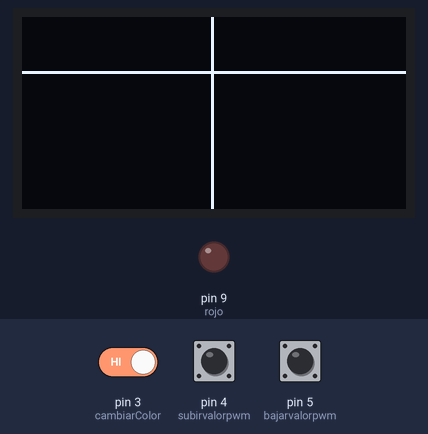
The sketch below on a simulated Arduino Uno, built with avr-gcc and run on an emulated ATmega328P. Shown: 128×64 one-colour display, output pins drawn as LEDs (lit = HIGH). Inputs (shaded band) come from the test bench; at power-on: pin 3 (cambiarColor) HIGH, pin 4 (subirvalorpwm) HIGH, pin 5 (bajarvalorpwm) HIGH. What the sketch prints to the serial monitor is not drawn.

Above: at 3.3 s.
3.4 s: pin 3 (cambiarColor) driven LOW
At 4.6 s:
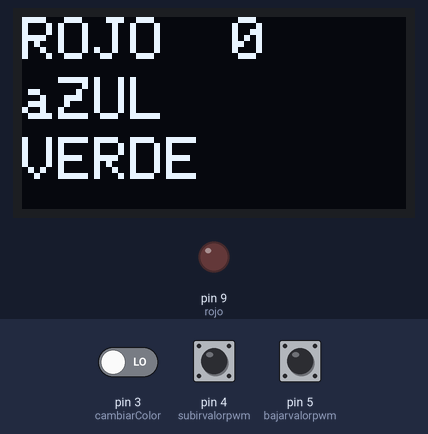
5.1 s: pin 4 (subirvalorpwm) pulled LOW for 1 s
At 6.9 s:
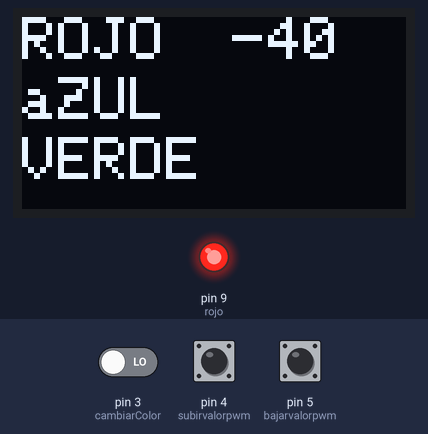
7.6 s: pin 5 (bajarvalorpwm) pulled LOW for 3.2 s
At 11.7 s:
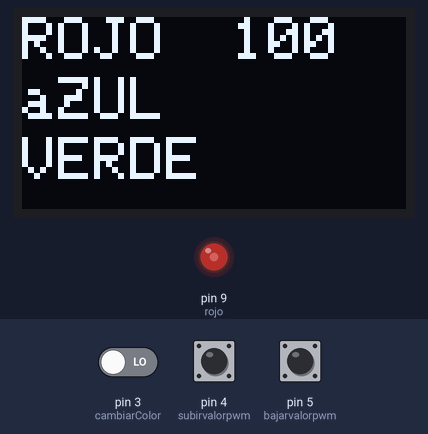
12.3 s: pin 5 (bajarvalorpwm) pulled LOW for 1 s
At 14.1 s:
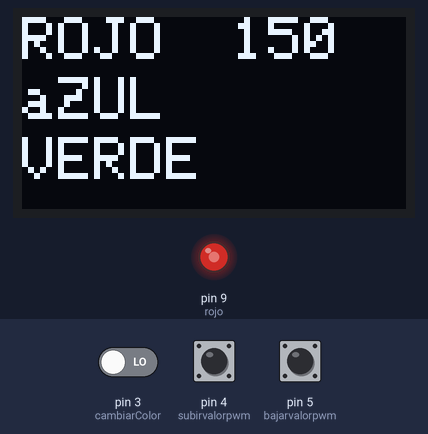
14.9 s: pin 5 (bajarvalorpwm) pulled LOW for 3.2 s
At 19.0 s:
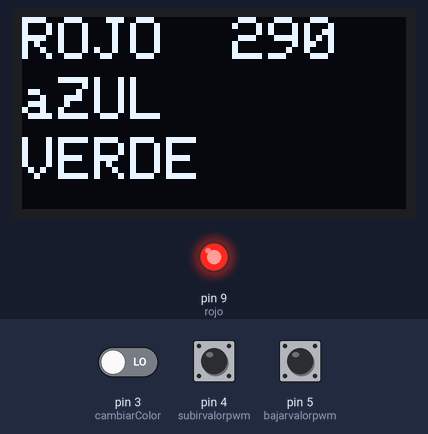
19.6 s: pin 4 (subirvalorpwm) pulled LOW for 3.2 s
At 19.97 s:
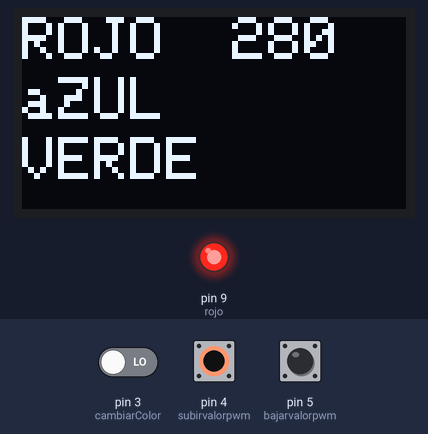
Timing chart, 0 to 24.3 s (numbered marks = the images above; inputs shaded):
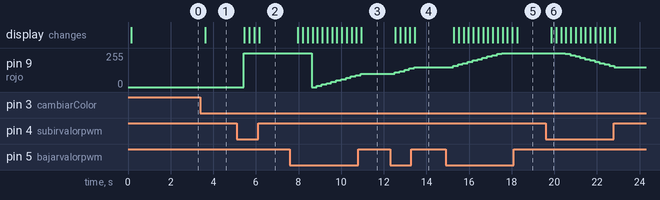

Measured:
- after the input at 3.4 s, the display: changes after 0.24 s (image 1)
- after the input at 5.1 s, pin 9 (rojo): 0/255 → 255/255 after 0.33 s; the display: first changes after 0.36 s (image 2 shows a later state)
- after the input at 7.6 s, pin 9 (rojo): 255/255 → 0/255 after 1.0 s, → 10/255 0.23 s later, → 20/255 0.23 s later, → 30/255 0.23 s later, … (11 changes in this stretch); the display: first changes after 0.38 s (image 3 shows a later state)
- after the input at 12.3 s, pin 9 (rojo): moves from 100/255 to 150/255 over 0.91 s, starting after 0.22 s; the display: first changes after 0.25 s (image 4 shows a later state)
- after the input at 14.9 s, pin 9 (rojo): moves from 150/255 to 255/255 over 2.3 s, starting after 0.36 s; the display: first changes after 0.39 s (image 5 shows a later state)
- after the input at 19.6 s, pin 9 (rojo): moves from 255/255 to 150/255 over 2.3 s, starting after 0.92 s; the display: changes after 0.26 s (image 6)

The sketch:

PwmOled.ino.ino
```cpp
#define __DEBUG__
#define rojo 9
#define azul 10
#define verde 11

#define subirvalorpwm 4
#define bajarvalorpwm 5

#include <SPI.h>
#include <Wire.h>
#include <Adafruit_GFX.h>
#include <Adafruit_SSD1306.h>

// Definir constantes
#define ANCHO_PANTALLA 128 // ancho pantalla OLED
#define ALTO_PANTALLA 64 // alto pantalla OLED

// Objeto de la clase Adafruit_SSD1306
Adafruit_SSD1306 display(ANCHO_PANTALLA, ALTO_PANTALLA, &Wire, -1);

typedef enum {
  Inicial,
  Rojo,
  Azul,
  Verde
} states_t;

//void fsmError( void );
void fsmInit( void );
//void End(void);
void fsmUpdate(states_t estados);

states_t estados;


int pwmRojo=0;
int pwmVerde=0;
int pwmAzul=0;

int aux=0;
int aux1=0;
const int cambiarColor = 3;
const int timeThreshold = 400;
uint8_t counter = 0;
long startTime = 0;
volatile int ISRCounter = 0;

void setup() {
  #ifdef __DEBUG__
  Serial.begin(9600);
  delay(100);
  Serial.println("Iniciando pantalla OLED");
   #endif

  // Iniciar pantalla OLED en la dirección 0x3C
  if (!display.begin(SSD1306_SWITCHCAPVCC, 0x3C)) {
    #ifdef __DEBUG__
    Serial.println("No se encuentra la pantalla OLED");
    #endif
  }
  // Limpir buffer
    display.clearDisplay();

    // Dibujar línea horizontal
    display.drawLine(0, 18, display.width(), 18, SSD1306_WHITE);
    // Dibujar línea vertical
    display.drawLine(63, 0, 63, display.height(), SSD1306_WHITE);
    display.display();


    delay(2000);
    display.clearDisplay();
  fsmInit();
  attachInterrupt(digitalPinToInterrupt(cambiarColor), debounceCount, FALLING);

}


void loop() {

   fsmUpdate(estados);


  }

void fsmInit( void ){
  estados=Inicial;
  pinMode( subirvalorpwm, INPUT_PULLUP);
  pinMode( bajarvalorpwm, INPUT_PULLUP);

}

void fsmUpdate(states_t estados){
  display.clearDisplay();
  switch ( estados ){

  case Inicial:
      Serial.println("Esta Inicio");

      break;

    case Rojo:
    Serial.println("Rojo");
    aux=digitalRead(subirvalorpwm);
    aux1=digitalRead(bajarvalorpwm);
    delay(200);
    if(aux==HIGH){
      pwmRojo=pwmRojo+10;
    }
    if(aux1==HIGH){
      pwmRojo=pwmRojo-10;
      }
 Serial.println(pwmRojo);

  analogWrite(rojo, pwmRojo);

  display.setTextSize(2);
  display.setTextColor(SSD1306_WHITE);
  display.setCursor(0, 0);
  display.println("ROJO");
  display.setCursor(70, 0);
  display.println(pwmRojo);
  display.setCursor(0, 20);
  display.println("aZUL");


  display.setCursor(0, 40);
  display.println("VERDE");

  // Enviar a pantalla
  display.display();


      break;
    case Azul:
    Serial.println("Azul");
    aux=digitalRead(subirvalorpwm);
    aux1=digitalRead(bajarvalorpwm);
    delay(200);
    if(aux==HIGH){
      pwmAzul=pwmAzul+10;
    }
    if(aux1==HIGH){
      pwmAzul=pwmAzul-10;
      }


  analogWrite(azul, pwmAzul);

  display.setTextSize(2);
  display.setTextColor(SSD1306_WHITE);
  display.setCursor(0, 0);
  display.println("ROJO");


  display.setCursor(0, 20);
  display.println("aZUL");
  display.setCursor(70, 20);
  display.println(pwmAzul);


  display.setCursor(0, 40);
  display.println("VERDE");

  // Enviar a pantalla
  display.display();


     break;

     case Verde:
    Serial.println("Verde");

     break;
    default:
      //fsmError();
      break;
  }
}

//Funcion de la interrupcion para atender la tecla On-Off
void debounceCount(){
if (millis() - startTime > timeThreshold){
  ISRCounter++;
  startTime = millis();
}

 if (counter != ISRCounter){
  counter = ISRCounter;
  counter=counter %4;

  Serial.println(counter);

  if(counter==0){
    estados=Inicial;

  }
  if(counter==1){
    estados=Rojo;

  }
  if(counter==2){
    estados=Azul;

  }
if(counter==3){
    estados=Verde;

  }
}
}
```
